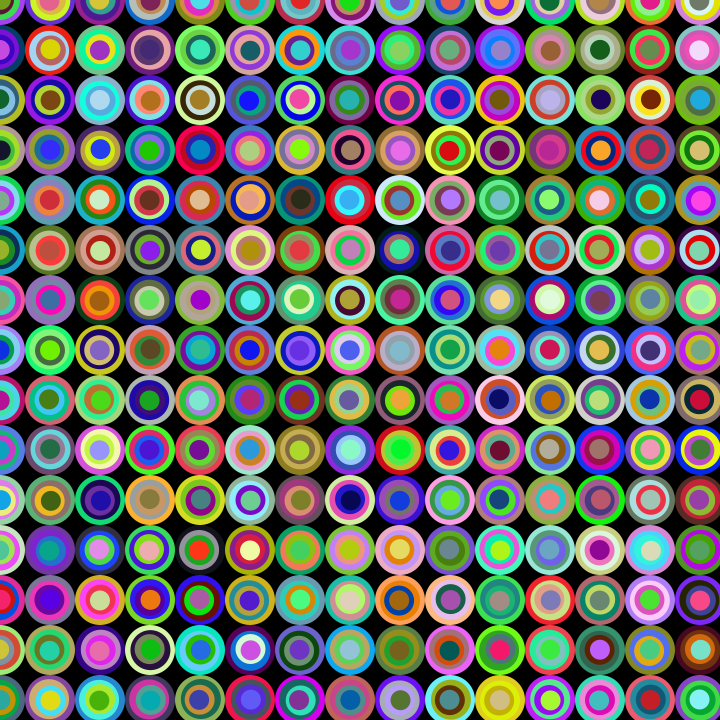
Frame 1 (no input)
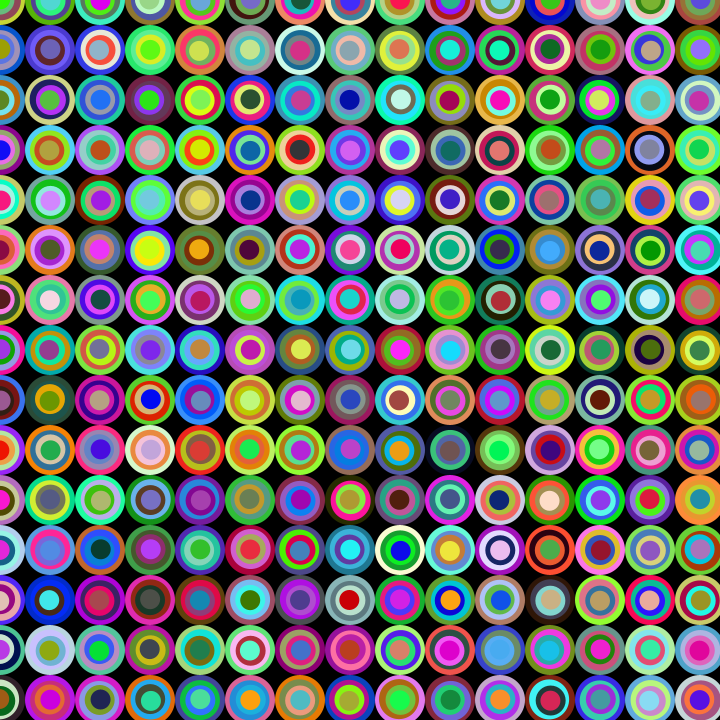
Frame 2 (the mouse pressed at the canvas centre, redrawn once)

The Processing sketch that drew these frames (run headless with seeded random() and noise(); the mouse was pressed at the canvas centre and the sketch redrawn once):

// Processing sketch: FunkyCircles
// ── FunkyCircles.pde
void setup(){
  size(720,720);
  noLoop(); // run the draw loop 1x
}

void draw(){
  background(0, 0, 0);
  
  // DRAW A GRID OF ELIPSES
  float grid = 50.0; // size of the grid
  for (float x = 0; x < width; x += grid){
    for (float y = 0; y < height; y += grid){
      drawFunkyCircle(x, y, grid);
    }
  }
  
  // DRAW RANDOMLY PLACED FUNKY ELIPSES
  //for (int i = 0; i < 600; i++){
  //  float x = random(width);
  //  float y = random(height);
  //  float rad  = random(20,60);
  //  drawFunkyCircle(x,y,rad);
  //}
  
}

void drawFunkyCircle(float x, float y, float diam){
  noStroke();
  fill(random(255),random(255),random(255));
  ellipse(x, y, diam,diam);
  
  float cntr_vary = diam*0.02; 
  fill(random(255),random(255),random(255));
  ellipse(x+random(-cntr_vary,cntr_vary), y+random(-cntr_vary,cntr_vary), diam*0.8,diam*0.8);
  
  fill(random(255),random(255),random(255));
  ellipse(x+random(-cntr_vary,cntr_vary), y+random(-cntr_vary,cntr_vary), diam*0.6,diam*0.6);
  
  fill(random(255),random(255),random(255));
  ellipse(x+random(-cntr_vary,cntr_vary), y+random(-cntr_vary,cntr_vary), diam*0.4,diam*0.4);
}
